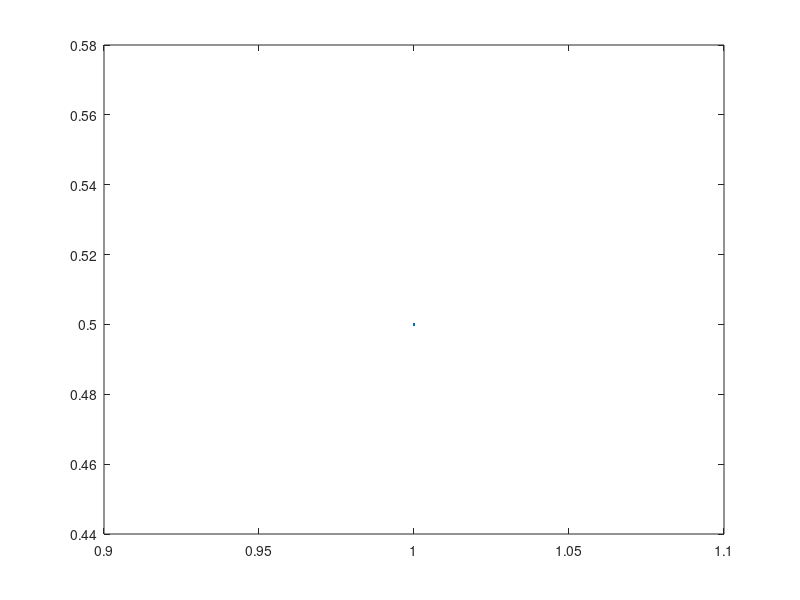

MATLAB code to generate this figure: (Note: this script raises an error after producing the figure.)
% This program uses the Metropolis algorithm for the binomial model with Beta prior
% Note that this is a conjugate situation so we can compare our results
% with the result based on the closed form.

function theta = binomialtMetropolis
global yObs n alpha beta;

% Number of iterations and number of samples we discard (burn in).
nIterations = 500;
burnIn = 100;

% These are the parameters of the prior Beta(1, 1).
alpha = 1; beta = 1;

% This the observed data
yObs = 39;
n = 100;

% This is our initial point
theta(1) = 0.5;

% This is to create a dynamic plot for MCMC sampling
h = plot(theta);
set(h,'EraseMode','xor','MarkerSize',12)
xlabel(gca, 'Iteration', 'FontSize', 18); ylabel(gca, '\theta', 'FontSize', 18);
axis square
grid off

for i = 2:nIterations

    % Proposing a new point from Uniform(theta-0.1, theta+0.1) distribution
    thetaPrime = unifrnd(theta(i-1) - 0.1, theta(i-1) + 0.1);
    
    % Evaluating the posterior probability of the new point
    postThetaPrime = getPosterior(thetaPrime);
    
    % Evaluating the posterior probability of the current point
    postThetaCurrent = getPosterior(theta(i-1));
    
    % Evaluating the acceptance probability
    acceptanceRate = min(1, postThetaPrime/postThetaCurrent);
    
    % Deciding whether to accept the new point or stay where we are
    u = rand;
    if u<= acceptanceRate
        theta(i) = thetaPrime;
    else
        theta(i) = theta(i-1);
    end
    
    % Ploting the samples
    set(h, 'XData', [1:i], 'YData', theta)
    axis([1 i 0 1])
    drawnow

end


% Comparing the result with what we obtain using the closed form of the posterior distribution 
% based on the conjugacy.
figure
theta0 = [0:0.01:1];
thetaConjugate = betapdf(theta0, 40, 62);
plot(theta0, thetaConjugate);
xlabel(gca, '\theta', 'FontSize', 18); ylabel(gca, 'Density', 'FontSize', 18);
hold on


% [f, c] = hist(theta(burnIn:end), [0:.02:1]);
% bar(c, f/(.02*length(theta(burnIn:end))), 'FaceColor', 'none');

% You can use this code to plot a smooth density
[f, xi] = ksdensity(theta(burnIn:end));
plot(xi, f, 'r')

legend('Conjugate posterior distribution', 'MCMC Posterior distribution')
hold off



% The following function evaluates the psoterior probability for a given
% theta
function posterior = getPosterior(theta)
global yObs n alpha beta;
    
% We use the following to get the posterior distribution. 
% FOR LARGER SAMPLES, IT IS BETTER TO USE THE LOG TRANSFORMATION OF THESE
% DISTRIBUTION AND MODIFY THE ACCEPTANCE PROBABILITY ACCORDINGLY.
prior = theta^(alpha-1)*(1-theta)^(beta-1);
likelihood = theta^(yObs) * (1-theta)^(n-yObs);
posterior = prior*likelihood;

% Alternatively, we could simplify the form of the posterior distribution
% posterior = (theta^(39))*(1-theta)^(61);